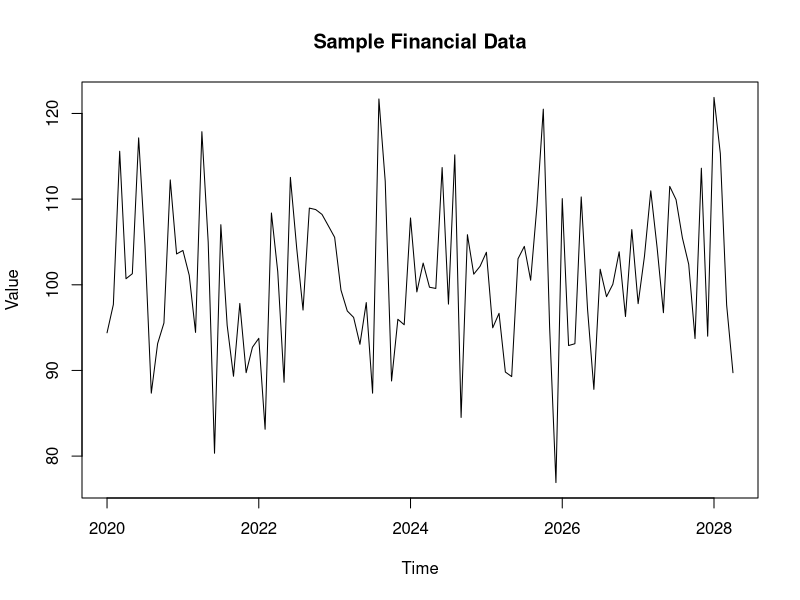
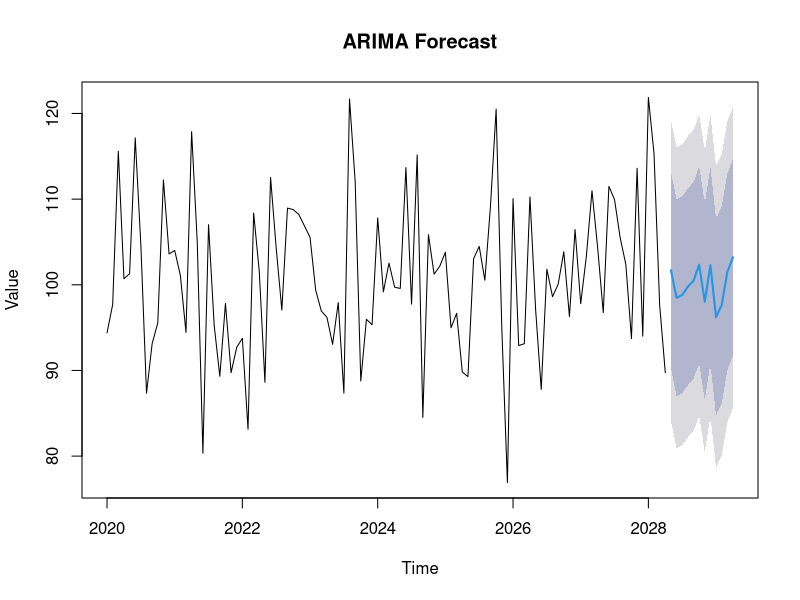
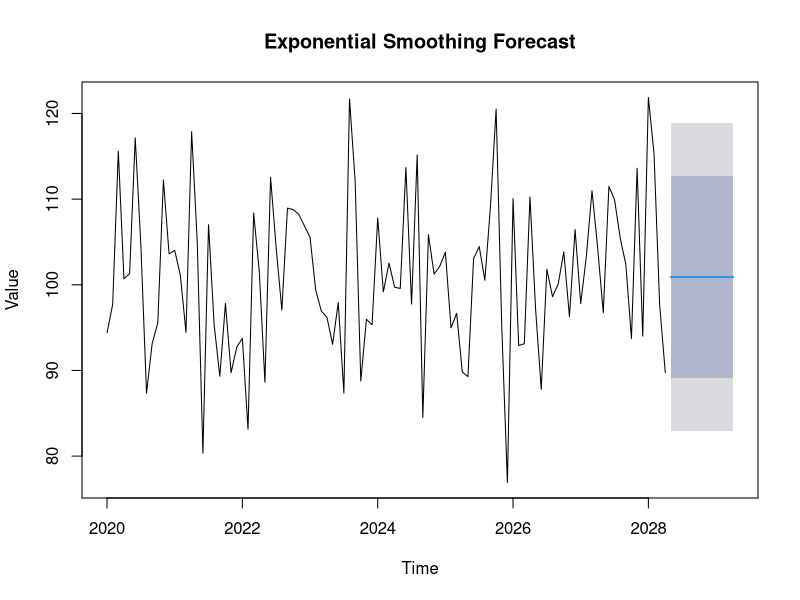
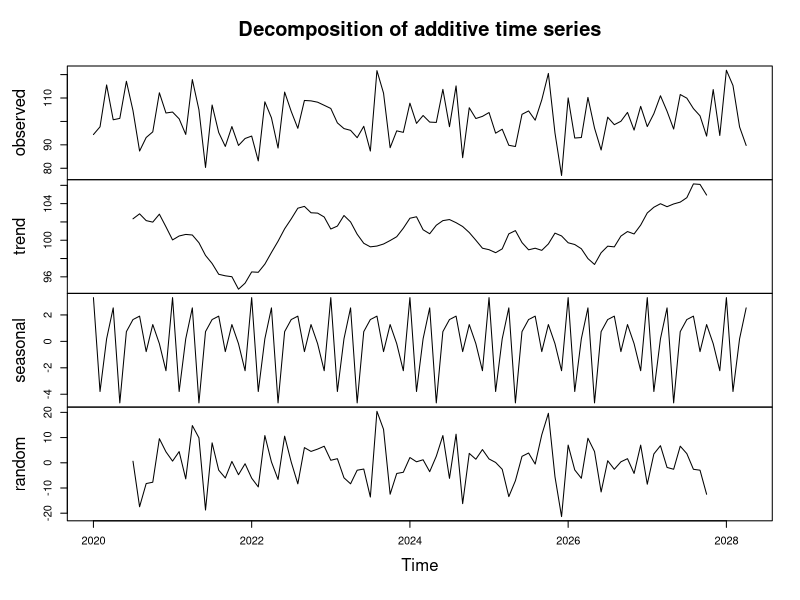

The R source for these figures, in order:
## ---- chunk 1
# R code examples for forecasting financial data

# Load necessary libraries
library(forecast)
library(tseries)

# Example 1: ARIMA Model
# Generate sample financial data
set.seed(123)
data <- ts(rnorm(100, mean = 100, sd = 10), frequency = 12, start = c(2020, 1))

# Plot the data
plot(data, main = "Sample Financial Data", ylab = "Value", xlab = "Time")

# Fit ARIMA model
fit_arima <- auto.arima(data)
summary(fit_arima)

# Forecast the next 12 periods
forecast_arima <- forecast(fit_arima, h = 12)
plot(forecast_arima, main = "ARIMA Forecast", ylab = "Value", xlab = "Time")

# Example 2: Exponential Smoothing
# Fit Exponential Smoothing model
fit_ets <- ets(data)
summary(fit_ets)

# Forecast the next 12 periods
forecast_ets <- forecast(fit_ets, h = 12)
plot(forecast_ets, main = "Exponential Smoothing Forecast", ylab = "Value", xlab = "Time")

# Example 3: Seasonal Decomposition
# Decompose the time series
decomposed <- decompose(data)
plot(decomposed)

# Example 4: Accuracy of Forecasts
# Compare accuracy of ARIMA and Exponential Smoothing
accuracy_arima <- accuracy(forecast_arima)
accuracy_ets <- accuracy(forecast_ets)

# Print accuracy results
print("ARIMA Accuracy:")
print(accuracy_arima)

print("Exponential Smoothing Accuracy:")
print(accuracy_ets)
